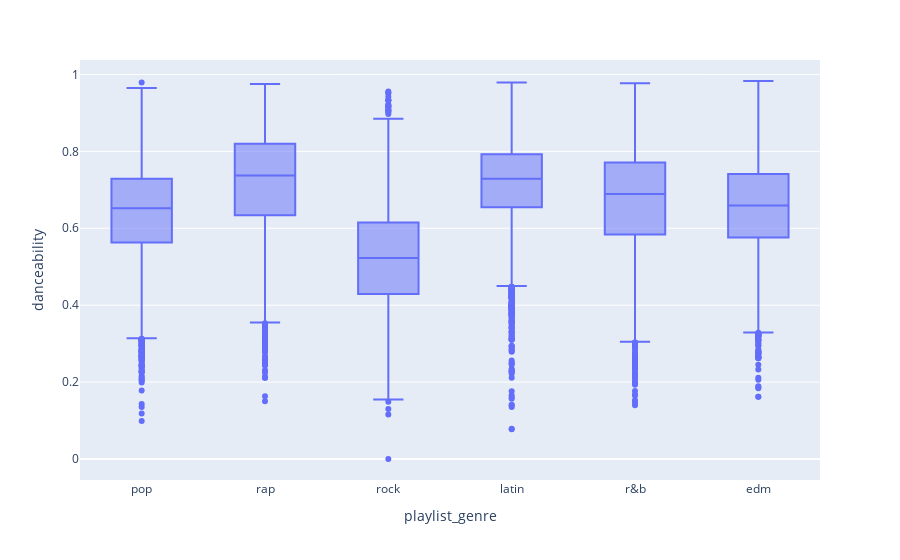

The notebook cell this image was saved under:
### Markdown cell above
To garner a better understanding of each music genre, we look at each one individually and observe how the different auditory features reveal themselves. We have 6 main genres that we will be focusing on: pop, rap, rock, latin, r&b, and edm. 

We will show each feature on a bar graph.

### Code cell
# X = df.groupby('playlist_genre')['danceability'].mean().plot.bar()
# plt.title("Danceability Feature by Genre")
# plt.xlabel("Genre")
# plt.ylabel("Danceability Feature")
# plt.show()

#genres = df.groupby('playlist_genre')['danceability'].value_counts()

## creating a new column with colors
#df['mcolour'] = np.where(df['playlist_genre'] == 'rap', df['playlist_genre'] == 'rap', '#957DAD')

fig = px.box(df, x='playlist_genre', y='danceability')#, color='mcolour'
fig.show()

# just playing around a bit with box whisker plots

### Figure 1 — Plotly figure (JSON) as saved in the notebook; plotly's stock layout.template omitted (floating-point values rounded to 4 significant figures; data arrays with more than 128 entries replaced by an {"elided": "..."} marker saying what was removed)
{"data": [{"alignmentgroup": "True", "hovertemplate": "playlist_genre=%{x}<br>danceability=%{y}<extra></extra>", "legendgroup": "", "marker": {"color": "#636efa"}, "name": "", "notched": false, "offsetgroup": "", "orientation": "v", "showlegend": false, "type": "box", "x": {"elided": "32833 str values"}, "x0": " ", "xaxis": "x", "y": {"elided": "32833 float values"}, "y0": " ", "yaxis": "y"}], "layout": {"boxmode": "group", "legend": {"tracegroupgap": 0}, "margin": {"t": 60}, "xaxis": {"anchor": "y", "domain": [0, 1], "title": {"text": "playlist_genre"}}, "yaxis": {"anchor": "x", "domain": [0, 1], "title": {"text": "danceability"}}}}
